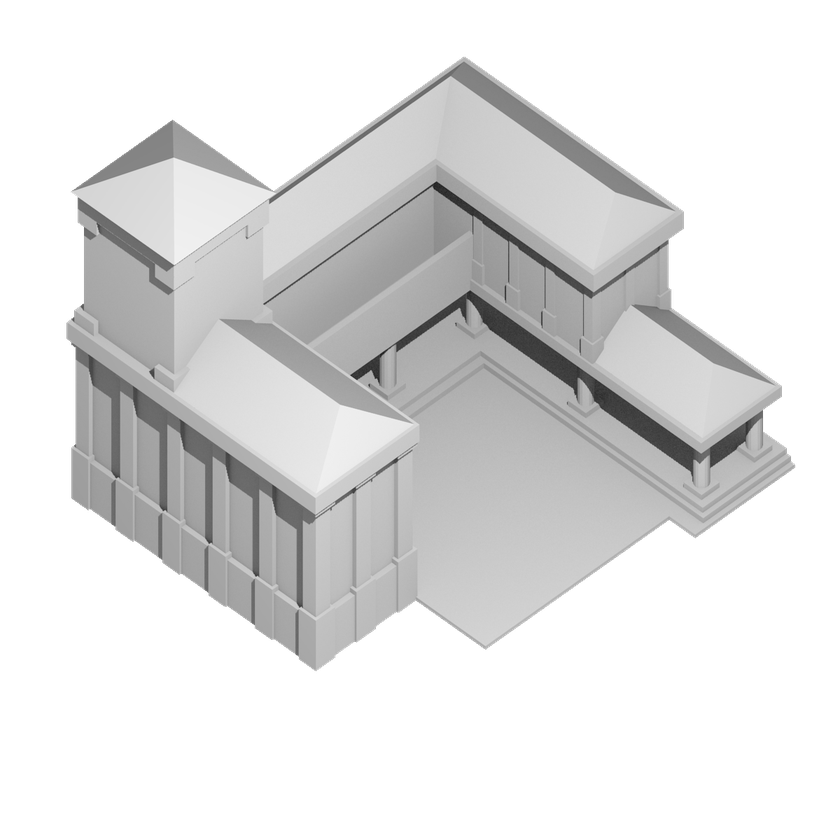
#> input picture centurion-source/assets/buildings/rome/barracks/rbarracks.png, 840 x 840 px, shrunk from 1200 x 1200 before the run
$ python passCreator.py
#> lines starting #> are read from the running program, lines starting #| are printed output that depends on the picture
from PIL import Image
import numpy as np

def passCreate():
    try:
        fileName = input('Write the "Pass" file name (with .png extension): ').strip()
#> the answer given: rbarracks.png
        objName = input('Write the building class name: ').strip()
#> the answer given: rbarracks.png
        img = Image.open(fileName, 'r')
#> img is the input picture: PIL image 840x840 RGBA; mean R, G, B, A 75.3, 75.3, 75.3, 105.8
        data = np.array(img)
        data = np.array(img.split()[-1])
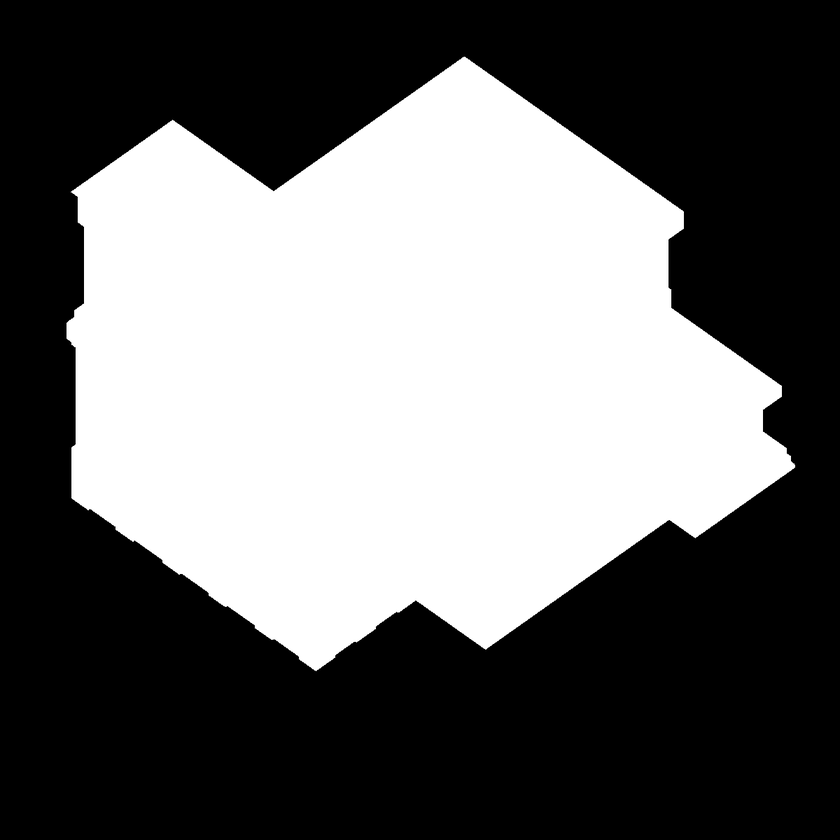
#> data: shape (840, 840); min 0, max 255, mean 105.8
        width = data.shape[1]
#> width = 840
        height = data.shape[0]
#> height = 840
        out_data = []
        for j in range(round(height/20)):
            d = []
            for i in range(round(width/20)):
                d += [int(data[j*20, i*20]/255)]
            out_data += [d]
#> after the loop, out_data = 42 items
        f = open(objName+"_pass.json", "w")
        f.write('{\n\t"grid": [\n')
        for j in range(len(out_data)):
            f.write("[")
            for i in range(len(out_data[j])):
                f.write(str(out_data[j][i]))
                if (i < len(out_data[j]) - 1):
                    f.write(",")
            f.write("]")
            if (j < len(out_data)-1):
                f.write(",")
            f.write("\n")
#> this loop made 42 passes
        f.write("\t]\n}")
        f.close()

    except Exception as e:
        input(e)

if __name__=="__main__":
    passCreate()
    input('Press Enter to close.')
